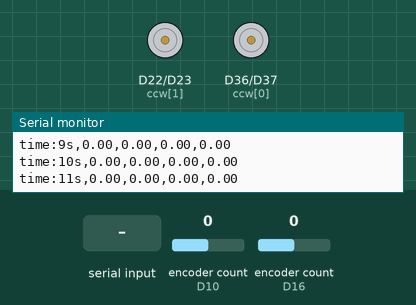
The sketch below on a simulated Arduino Due. On the bench: motor-driver pin pairs drawn as motors (green arrow = first pin HIGH = forward, orange = second pin HIGH = backward, longer = more drive), the last lines printed to the serial monitor. The inputs (shaded band) are chosen by the test bench; at power-on: encoder count (sensors on D10, D16) 0.

Above: at 1.2 s.
1.3 s: "90,45\n" received over Serial
At 3.8 s:
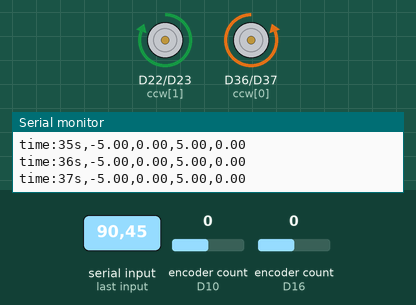
4.1 s: "30,150\n" received over Serial
At 5.8 s:
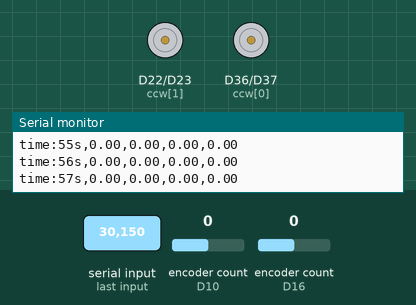
6.1 s: "5\n" received over Serial
At 7.2 s:
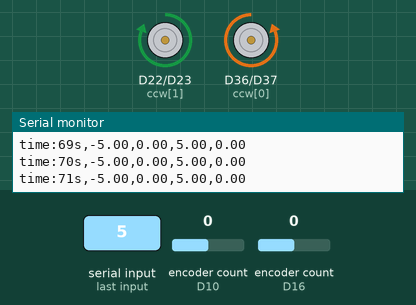
Timing chart, 0 to 9.1 s (numbered marks = the images above; inputs shaded):
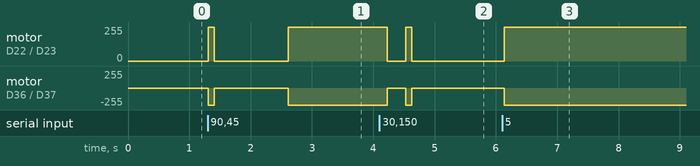

Measured:
- after the input at 1.3 s, motor on D22 (ccw[1]) / D23 (cw[1]): stopped → forward 255/255 at once, → stopped 0.10 s later, → forward 255/255 1.2 s later; motor on D36 (ccw[0]) / D37 (cw[0]): stopped → backward 255/255 at once, → stopped 0.10 s later, → backward 255/255 1.2 s later
- after the input at 4.1 s, motor on D22 (ccw[1]) / D23 (cw[1]): forward 255/255 → stopped after 0.12 s, → forward 255/255 0.30 s later, → stopped 0.10 s later; motor on D36 (ccw[0]) / D37 (cw[0]): backward 255/255 → stopped after 0.12 s, → backward 255/255 0.30 s later, → stopped 0.10 s later
- after the input at 6.1 s, motor on D22 (ccw[1]) / D23 (cw[1]): stopped → forward 255/255 at once; motor on D36 (ccw[0]) / D37 (cw[0]): stopped → backward 255/255 at once

The sketch:

launcher_control.ino
```cpp
#include "control.h"
#include <Encoder.h>

//atur nilai kp ki kd untuk menyesuaikan kecepatan
float kp = 18;
float ki = 6;
float kd = 0;
Controller roller_left(kp, ki, kd);  //bisa langsung tembak angka disini
Controller roller_right(kp, ki, kd);

Encoder encoder_left(10, 9);    //pin encoder kiri
Encoder encoder_right(16, 17);  //pin encoder kanan

const int cw[2] = { 37, 23 };  // array pertama adalah kanan dan array ke 2 adalah kiri
const int ccw[2] = { 36, 22 };

// definisikan PWM maximum value dan frequency
const int pwm_bits = 8;
const int pwm_max = (1 << pwm_bits) - 1;
const float pwm_frequency = 18000.0;

float prevT = 0.0;

void setup() {
  for (int i = 0; i < 2; i++) {
    pinMode(cw[i], OUTPUT);
    pinMode(ccw[i], OUTPUT);
    analogWriteFrequency(cw[i], pwm_frequency);
    analogWriteFrequency(ccw[i], pwm_frequency);
    analogWriteResolution(pwm_bits);
    analogWrite(cw[i], 0);
    analogWrite(ccw[i], 0);
  }
}
void motion(float pwm_value_right, float pwm_value_left) {
  roller_left.setMotor(cw[0], ccw[0], pwm_value_right);
  roller_right.setMotor(cw[1], ccw[1], pwm_value_left);
}

unsigned long prevTime = 0;
const long interval = 0;

float speed_target;
void loop() {
//  hitung waktu sekarang
  unsigned long currTime = millis();
  if(currTime - prevTime >= interval){
    prevTime = currTime;
    Serial.print("time:");
    Serial.print(currTime / 100);
    Serial.print("s,");
  }

  //untuk berinteraksi dengan serial monitor
  //jadi tinggal masukkan nilai misalnya 8 atau berapa gitu
  if(Serial.available()){
    char data_char = Serial.read();
    if(data_char >= '0' && data_char <= '9'){
      float data = data_char - '0';
      speed_target = data;
    }
  }

  // bisa juga langsung tembak nilai seperti dibawah ini
  // speed_target = 8 atau berapa

  // buat hitungan delta diluar class agar sesuai dengan sistem
  float currT = micros();
  float deltaT = ((float)(currT - prevT)) / 1.0e6;
  prevT = currT;

  // float speed_target = data;  // sesuaikan dengan target kecepatan yang diinginkan
  float read_encoder_left = encoder_left.read();
  float read_encoder_right = encoder_right.read();

  //hitung pid launcher kanan
  float control_right = roller_right.control(speed_target, read_encoder_right, deltaT);
  //hitung pid launcher kiri & untuk sebelah kiri buat minus saja
  float control_left = roller_left.control(-speed_target, read_encoder_left, deltaT);

  motion(control_right, control_left);  //input hasil kecepatan pwm, pertama kanan kedua kiri
  //print nilai sesuai yang dibutuhkandl
  Serial.print(-speed_target);  //untuk perbandingan dengan target
  Serial.print(",");
  Serial.print(roller_left.getFilteredValue());  //getPureValue() untuk nilai tanpa filter
  Serial.print(",");
  Serial.print(speed_target);
  Serial.print(",");
  Serial.print(roller_right.getFilteredValue());  //getPureValue() untuk nilai tanpa filter
  Serial.println();

  delay(100);
}
```

control.h
```cpp
class Controller {
private:
  float KP, KI, KD;
  float encPrev;
  float angular_vel_Prev;
  float error_integral;
  float error_previous;
  float pwm_max = 255;

  float total_gear_ratio = 19.2 * 3;
  float enc_ppr = 200;

  float angular_vel_Filt = 0;
  float angular_vel = 0;
public:

  Controller(float kp_, float ki_, float kd_)
    : KP(kp_), KI(ki_), KD(kd_) {
    encPrev = 0.0;
    angular_vel_Prev = 0.0;
    angular_vel_Filt = 0.0;
    error_integral = 0.0;
    error_previous = 0.0;
  }

  float control(float target, float enc, float deltaT) {
    /*convert nilai*/
    float radian = (enc - encPrev) / deltaT; //encoder count menjadid encoder count/second
    encPrev = enc;
    angular_vel = radian / (total_gear_ratio * enc_ppr); // convert encoder count/second jadi radian/second

    //masukkan ke low pass filter untuk memperbagus hasil
    angular_vel_Filt = 0.854 * angular_vel_Filt + 0.0728 * angular_vel + 0.0728 * angular_vel_Prev;
    angular_vel_Prev = angular_vel;

    /*hitung pid*/
    //ubah angular_vel_Filt menjadi angular_vel jika ingin menghitung tanpa filter
    float error = target - angular_vel_Filt;

    error_integral += error * deltaT;

    float error_derivative = (error - error_previous) / deltaT;
    error_previous = error;

    float u = KP * error + KI * error_integral + KD * error_derivative;
    return u;
  }

  float getFilteredValue() const {
    return angular_vel_Filt;
  }
  float getPureValue() const{
    return angular_vel;
  }

  void setMotor(int cwPin, int ccwPin, float pwmVal) {
    float lim_pwm = fmax(-pwm_max, fmin(pwmVal, pwm_max));
    if (lim_pwm > 0) {
      analogWrite(cwPin, fabs(lim_pwm));
      analogWrite(ccwPin, 0);
    } else if (lim_pwm < 0) {
      analogWrite(cwPin, 0);
      analogWrite(ccwPin, fabs(lim_pwm));
    } else {
      analogWrite(cwPin, 0);
      analogWrite(ccwPin, 0);
    }
  }
};
```
